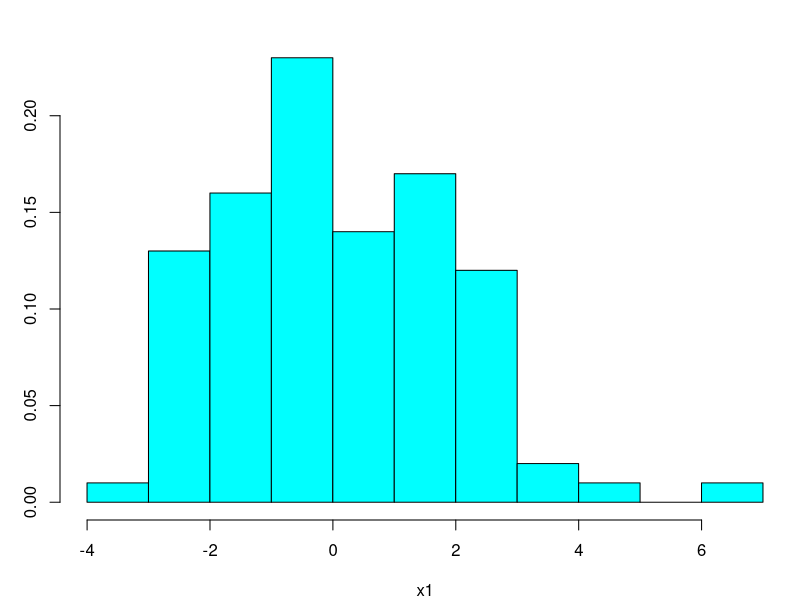
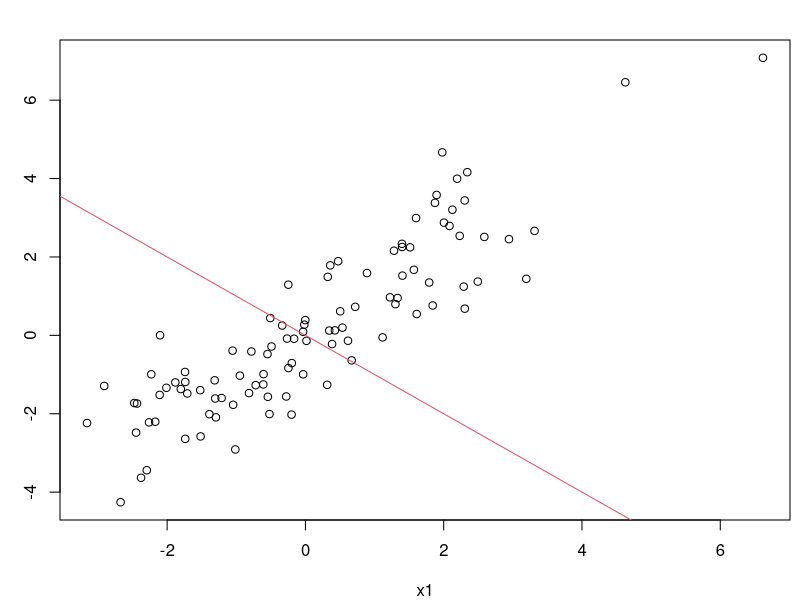

Here is the R script that generated these plots, in order:
## R_Demo_Simulation_Variance_SD_Covariance_Correlation.R
##########################################################################
## INSTRUCTOR: Christopher Fariss
## COURSE NAME: Programming and Simulation Methods for Computational Social Science (2W)
## University of Essex Summer School 2024
##
## Date: 2024-07-22
##
## Please e-mail me if you find any errors or have and suggestions (either email is fine)
## e-mail: cjf0006@gmail.com
## e-mail: cjfariss@umich.edu
##
##########################################################################
##
## Two websites that let you guess the correlation coefficient:
## 
## http://guessthecorrelation.com/
## http://istics.net/Correlations/
##
## Check out this additional resources:
## https://tinystats.github.io/teacups-giraffes-and-statistics/04_variance.html
## https://tinystats.github.io/teacups-giraffes-and-statistics/05_correlation.html
##
##########################################################################
## Introduction to tutorial:
## For this R tutorial, we will learn:
##
## Variance: a measure of the squared distance from the mean value of a variable to all other values of the variable (strictly positive).
##
## Standard deviation: a measure of the distance from the mean value of a variable to all other values of the variable (strictly positive). This is the square root of the variance measure. 
## 
## Covariance: a measure of the product of the distance from the mean values of two variables from each of the other values of the variable (strictly positive).
##
## Correlation: standardized measure of covariance that ranges between -1 and 1.
##
##
##
##########################################################################

## Use the normal distribution to simulate two variables 
sim_n <- 100
x1 <- rnorm(sim_n, 0, 2)

summary(x1)
#x1

library(MASS)
par(mar=c(4,3,2,.5))
truehist(x1)

error_or_distrurbance_term <- rnorm(sim_n, 0, 1)
x2 <- 0 + 1*x1 + error_or_distrurbance_term

## check the simulation visually
plot(x1, x2)
abline(a=0,b=-1,col=2)

cor(x1,x2)

## calculate the variance and standard deviation of the first variable
var(x1) ## variance 
sqrt(var(x1)) ## standard deviation
sd(x1) ## standard deviation

## calculate the variance and standard deviation of the second variable
var(x2) ## variance
sqrt(var(x2)) ## standard deviation
sd(x2) ## standard deviation

## calculate the relationship between the variance of the two variables (covariance and correlation)
cov(x1, x2) ## covariance
cor(x1, x2) ## correlation


## calculate the distance from the mean
x1_distance <- x1 - mean(x1)
x2_distance <- x2 - mean(x2)

## calculate the squared distance
x1_squared_distance <- x1_distance^2
x2_squared_distance <- x2_distance^2

## summarize the squared distance
summary(x1_squared_distance)
summary(x2_squared_distance)

## calculate the variance of x1
variance_x1 <- sum(x1_squared_distance)/(sim_n - 1)
variance_x1

## calculate the variance of x1
var(x1)

## calculate the variance of x2
variance_x2 <- sum(x2_squared_distance)/(sim_n - 1)
variance_x2

## calculate the variance of x2
var(x2)


## multiply each distance variable, which is called the crossproduct
x1x2_distance_product <- x1_distance * x2_distance

summary(x1x2_distance_product)

covariance_x1x2 <- sum(x1x2_distance_product)/(sim_n - 1)
covariance_x1x2
cov(x1, x2)

## standardize the covariance by dividing by the product of the two standard deviations
covariance_x1x2/(sd(x1)*sd(x2))
cor(x1, x2)


##########################################################################
## the relationship between the simulated correlation estimated by several functions
##########################################################################

## define a function to transform a variable so that it has mean 0 and sd 1
standarize_function <- function(x){
  (x-mean(x))/sd(x)
}

mean(x1)
sd(x1)

mean(standarize_function(x1))
sd(standarize_function(x1))


summary(scale(x1))
summary(standarize_function(x1))

## test that all values returned from the two functions are equal
all(scale(x1)==standarize_function(x1))

## view the variance from the returned values of the two function
var(scale(x1))
var(standarize_function(x1))

## view the covariance of the two variables 
cov(x1,x2)

## view the correlation of the two variables 
cor(x1,x2)

## view the covariance of the standardized values of the two variables 
cov(scale(x1), scale(x2))

## test if the values of the standardized values of the two variables are equal to the correlation of the two variables
cor(x1,x2) == cov(scale(x1), scale(x2))


## use the linear model function lm() to calculate the correlation coefficient 
fit <- lm(x2 ~ x1)
summary(fit)

## print the r-squared value
summary(fit)$r.squared

summary(fit)[[8]]

## calculate the square root of the r-squared value from the bivariate regression which is the correlation coefficient
sqrt(summary(fit)$r.squared)

cor(x1,x2) 

## test if the r-squared value from the bivariate regression which is the correlation coefficient
cor(x1,x2) == sqrt(summary(fit)$r.squared)

## standardize the x2 variable 
fit <- lm(scale(x2) ~ x1)
summary(fit)

## standardize the x2 variable and set the intercept to 0 (i.e., do not estimate the intercept, alpha, or b0)
fit <- lm(scale(x2) ~ -1 + x1)
summary(fit)

## standardize the x2 variable, the x1 variable, and set the intercept to 0
fit <- lm(scale(x2) ~ -1 + scale(x1))
summary(fit)

## notice that the correlation is the same as the regression coefficient from the summary() function above
cor(x1, x2)

## test 
summary(fit)$coefficients[1] == cor(x1, x2)

## the test above is false because of a round error
## use the round function to determine how many digits the test above is TRUE before becoming FALSE

## THIS IS JUST FOR FUN
significant_digit <- 0
test <- TRUE
repeat{
  test <- round(summary(fit)$coefficients[1], significant_digit) == round(cor(x1, x2), significant_digit)
  if(test==FALSE) break
  significant_digit <- significant_digit + 1
}
significant_digit

## double check
round(summary(fit)$coefficients[1], significant_digit-1) == round(cor(x1, x2), significant_digit-1)
round(summary(fit)$coefficients[1], significant_digit) == round(cor(x1, x2), significant_digit)

## so the correlations coefficient from the lm() function compared to the cor() function are equivalent to the 16th significant digit (i.e., 0.0000000000000000).

print(summary(fit)$coefficients[1], significant_digit-1)
print(cor(x1, x2), significant_digit-1)

## the difference between the two values is 0.0000000000000003
print(summary(fit)$coefficients[1], significant_digit)
print(cor(x1, x2), significant_digit)

## we can print out to 22 significant digits in R (note: that this number may be different depending on your computer)
significant_digit+6

print(summary(fit)$coefficients[1], significant_digit+6)
print(cor(x1, x2), significant_digit+6)

